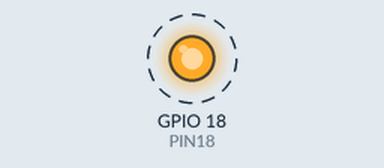
Simulated run of this program. Board: Raspberry Pi (BCM pin numbers). Shown: output pins drawn as LEDs (lit = HIGH). Dashed ring = blinking.

Above: at 0.5 s.
Timing chart, 0 to 4.6 s (numbered marks = the images above):
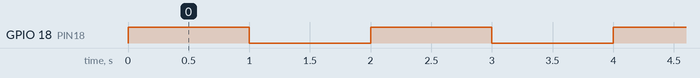

Measured:
- by itself, GPIO 18 (PIN18): alternates HIGH for 1.0 s and LOW for 1.0 s

The program:

test1.py
```python
import RPi.GPIO as GPIO
import time

PIN18 = 18

GPIO.setwarnings(False)
GPIO.setmode(GPIO.BCM)
GPIO.setup(18, GPIO.OUT)

while True:
    GPIO.output(PIN18, True)
    time.sleep(1)
    GPIO.output(PIN18, False)
    time.sleep(1)
```
